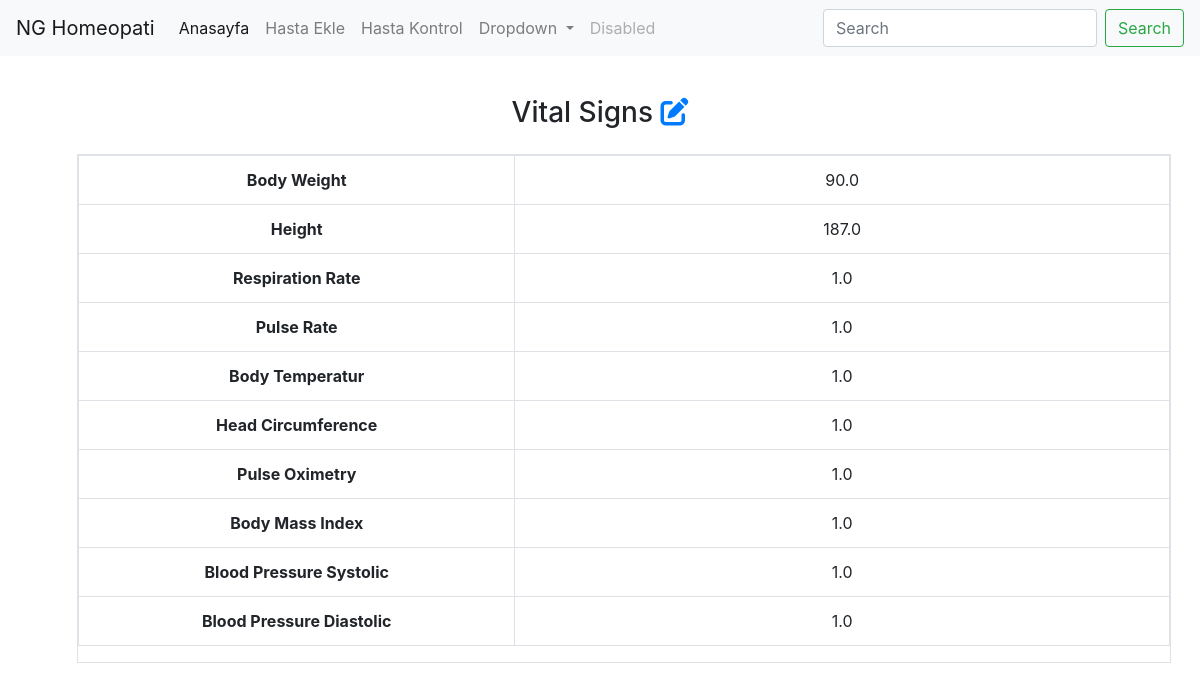
Screenshot of /patient-vital-sign-view/123456789123 (signed in) with the database file from the repository.
### b/models.py (models this page shows, shortened)
class VitalSign(models.Model):
    patient = models.OneToOneField(Patient, on_delete=models.CASCADE)
    body_weight = models.FloatField()
    height = models.FloatField()
    respiration_rate = models.FloatField()
    pulse_rate = models.FloatField()
    body_temperature = models.FloatField()
    head_circumference = models.FloatField()
    pulse_oximetry = models.FloatField()
    body_mass_index = models.FloatField()
    blood_pressure_systolic = models.FloatField()
    blood_pressure_diastolic = models.FloatField()
    class Meta:
        verbose_name = "vitalsign"
        verbose_name_plural = "vitalsigns"

### b/views.py (the view)
# urls.py: path('patient-vital-sign-view/<int:id>', views.patientVitalSignView, name='patient_vital_sign_view'),
@login_required()
def patientVitalSignView(request, id):
    try:
        patient = Patient.objects.get(aadhaarId = id)
        form = get_object_or_404(VitalSign, patient = patient)
    except:
        messages.error(request, "No vital sign found ! ")
        return redirect(f'/patient-detail/{id}')
    return render(
        request, 'patient_records/patient-vital-sign-view.html',
        {'form': form, 'patient': patient}
        )

### b/templates/patient_records/patient-vital-sign-view.html
{% extends 'base.html' %}
{% load static %}
{% load bootstrap4 %}
{% load i18n %}
{% block content %}
<div class="container my-2 p-2">
    <h3 class="text-center my-4">Vital Signs <a href="/patient-vital-sign-edit/{{ patient.aadhaarId }}"><i class="fas fa-edit"></i></a></h3>
    <div class="col-md-12 search-table-col m-4">
        <div class="table-responsive table table-hover table-bordered results">
            <table class="table bg-gradient-info text-black table-hover table-bordered">
                <tbody>
                    <tr>
                        <th scope="row" class="col-lg-2 text-center">Body Weight</th>
                        <td class="text-center col-lg-3">{{form.body_weight}}</td>
                    </tr>
                    <tr>
                        <th scope="row" class="col-lg-2 text-center">Height</th>
                        <td class="text-center col-lg-3">{{form.height}}</td>
                    </tr>
                    <tr>
                        <th scope="row" class="col-lg-2 text-center">Respiration Rate</th>
                        <td class="text-center col-lg-3">{{form.respiration_rate}}</td>
                    </tr>
                    <tr>
                        <th scope="row" class="col-lg-2 text-center">Pulse Rate</th>
                        <td class="text-center col-lg-3">{{form.pulse_rate}}</td>
                    </tr>
                    <tr>
                        <th scope="row" class="col-lg-2 text-center">Body Temperatur</th>
                        <td class="text-center col-lg-3">{{form.body_temperature}}</td>
                    </tr><tr>
                        <th scope="row" class="col-lg-2 text-center">Head Circumference</th>
                        <td class="text-center col-lg-3">{{form.head_circumference}}</td>
                    </tr><tr>
                        <th scope="row" class="col-lg-2 text-center">Pulse Oximetry</th>
                        <td class="text-center col-lg-3">{{form.pulse_oximetry}}</td>
                    </tr><tr>
                        <th scope="row" class="col-lg-2 text-center">Body Mass Index</th>
                        <td class="text-center col-lg-3">{{form.body_mass_index}}</td>
                    </tr><tr>
                        <th scope="row" class="col-lg-2 text-center">Blood Pressure Systolic</th>
                        <td class="text-center col-lg-3">{{form.blood_pressure_systolic}}</td>
                    </tr><tr>
                        <th scope="row" class="col-lg-2 text-center">Blood Pressure Diastolic</th>
                        <td class="text-center col-lg-3">{{form.blood_pressure_diastolic}}</td>
                    </tr>
                </tbody>
            </table>
        </div>
    </div>
</div>
{% endblock %}

### rows the page displays
VitalSign: body_weight "90.0", height "187.0", respiration_rate "1.0", pulse_rate "1.0", body_temperature "1.0", head_circumference "1.0", pulse_oximetry "1.0", body_mass_index "1.0", blood_pressure_systolic "1.0", blood_pressure_diastolic "1.0"
